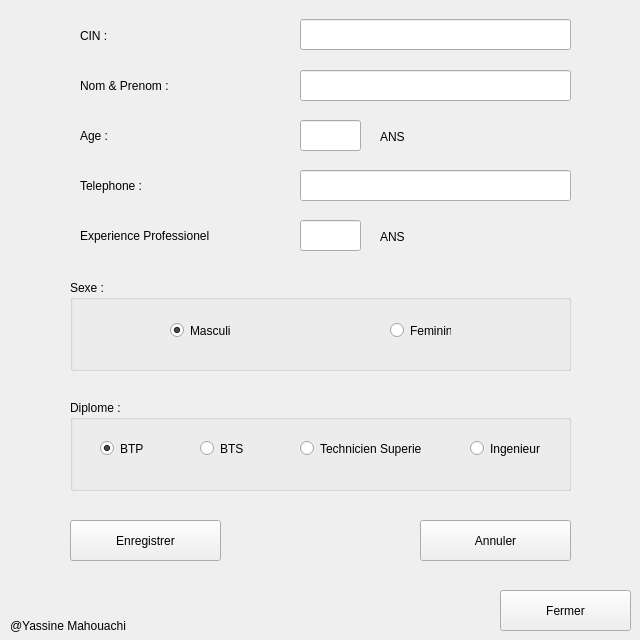
<?xml version="1.0" encoding="UTF-8"?>
<ui version="4.0">
 <class>MainWindow</class>
 <widget class="QMainWindow" name="MainWindow">
  <property name="geometry">
   <rect>
    <x>0</x>
    <y>0</y>
    <width>640</width>
    <height>640</height>
   </rect>
  </property>
  <property name="minimumSize">
   <size>
    <width>640</width>
    <height>640</height>
   </size>
  </property>
  <property name="maximumSize">
   <size>
    <width>640</width>
    <height>640</height>
   </size>
  </property>
  <property name="windowTitle">
   <string>Recrutement</string>
  </property>
  <widget class="QWidget" name="centralwidget">
   <widget class="QPushButton" name="save">
    <property name="geometry">
     <rect>
      <x>70</x>
      <y>520</y>
      <width>151</width>
      <height>41</height>
     </rect>
    </property>
    <property name="cursor">
     <cursorShape>PointingHandCursor</cursorShape>
    </property>
    <property name="text">
     <string>Enregistrer</string>
    </property>
   </widget>
   <widget class="QPushButton" name="reset">
    <property name="geometry">
     <rect>
      <x>420</x>
      <y>520</y>
      <width>151</width>
      <height>41</height>
     </rect>
    </property>
    <property name="cursor">
     <cursorShape>PointingHandCursor</cursorShape>
    </property>
    <property name="text">
     <string>Annuler</string>
    </property>
   </widget>
   <widget class="QPushButton" name="close">
    <property name="geometry">
     <rect>
      <x>500</x>
      <y>590</y>
      <width>131</width>
      <height>41</height>
     </rect>
    </property>
    <property name="cursor">
     <cursorShape>PointingHandCursor</cursorShape>
    </property>
    <property name="text">
     <string>Fermer</string>
    </property>
   </widget>
   <widget class="QLabel" name="label">
    <property name="geometry">
     <rect>
      <x>80</x>
      <y>10</y>
      <width>51</width>
      <height>51</height>
     </rect>
    </property>
    <property name="text">
     <string>CIN : </string>
    </property>
   </widget>
   <widget class="QLabel" name="label_2">
    <property name="geometry">
     <rect>
      <x>80</x>
      <y>60</y>
      <width>91</width>
      <height>51</height>
     </rect>
    </property>
    <property name="text">
     <string>Nom &amp; Prenom : </string>
    </property>
   </widget>
   <widget class="QLabel" name="label_3">
    <property name="geometry">
     <rect>
      <x>80</x>
      <y>110</y>
      <width>41</width>
      <height>51</height>
     </rect>
    </property>
    <property name="text">
     <string>Age :</string>
    </property>
   </widget>
   <widget class="QLabel" name="label_4">
    <property name="geometry">
     <rect>
      <x>80</x>
      <y>160</y>
      <width>81</width>
      <height>51</height>
     </rect>
    </property>
    <property name="text">
     <string>Telephone : </string>
    </property>
   </widget>
   <widget class="QLabel" name="label_5">
    <property name="geometry">
     <rect>
      <x>80</x>
      <y>210</y>
      <width>131</width>
      <height>51</height>
     </rect>
    </property>
    <property name="text">
     <string>Experience Professionel : </string>
    </property>
   </widget>
   <widget class="QGroupBox" name="sexe">
    <property name="geometry">
     <rect>
      <x>70</x>
      <y>280</y>
      <width>501</width>
      <height>91</height>
     </rect>
    </property>
    <property name="title">
     <string>Sexe :</string>
    </property>
    <widget class="QRadioButton" name="mas">
     <property name="geometry">
      <rect>
       <x>100</x>
       <y>30</y>
       <width>61</width>
       <height>41</height>
      </rect>
     </property>
     <property name="text">
      <string>Masculin</string>
     </property>
     <property name="checked">
      <bool>true</bool>
     </property>
    </widget>
    <widget class="QRadioButton" name="fem">
     <property name="geometry">
      <rect>
       <x>320</x>
       <y>30</y>
       <width>61</width>
       <height>41</height>
      </rect>
     </property>
     <property name="text">
      <string>Feminin</string>
     </property>
    </widget>
   </widget>
   <widget class="QGroupBox" name="diplome">
    <property name="geometry">
     <rect>
      <x>70</x>
      <y>400</y>
      <width>501</width>
      <height>91</height>
     </rect>
    </property>
    <property name="title">
     <string>Diplome :</string>
    </property>
    <widget class="QRadioButton" name="btp">
     <property name="geometry">
      <rect>
       <x>30</x>
       <y>40</y>
       <width>51</width>
       <height>17</height>
      </rect>
     </property>
     <property name="text">
      <string>BTP</string>
     </property>
     <property name="checked">
      <bool>true</bool>
     </property>
    </widget>
    <widget class="QRadioButton" name="bts">
     <property name="geometry">
      <rect>
       <x>130</x>
       <y>40</y>
       <width>51</width>
       <height>17</height>
      </rect>
     </property>
     <property name="text">
      <string>BTS</string>
     </property>
    </widget>
    <widget class="QRadioButton" name="tec">
     <property name="geometry">
      <rect>
       <x>230</x>
       <y>40</y>
       <width>121</width>
       <height>17</height>
      </rect>
     </property>
     <property name="text">
      <string>Technicien Superieur</string>
     </property>
    </widget>
    <widget class="QRadioButton" name="ing">
     <property name="geometry">
      <rect>
       <x>400</x>
       <y>40</y>
       <width>82</width>
       <height>17</height>
      </rect>
     </property>
     <property name="text">
      <string>Ingenieur</string>
     </property>
    </widget>
   </widget>
   <widget class="QLabel" name="label_6">
    <property name="geometry">
     <rect>
      <x>380</x>
      <y>230</y>
      <width>47</width>
      <height>13</height>
     </rect>
    </property>
    <property name="text">
     <string>ANS</string>
    </property>
   </widget>
   <widget class="QLineEdit" name="cin">
    <property name="geometry">
     <rect>
      <x>300</x>
      <y>19</y>
      <width>271</width>
      <height>31</height>
     </rect>
    </property>
   </widget>
   <widget class="QLineEdit" name="np">
    <property name="geometry">
     <rect>
      <x>300</x>
      <y>70</y>
      <width>271</width>
      <height>31</height>
     </rect>
    </property>
   </widget>
   <widget class="QLineEdit" name="age">
    <property name="geometry">
     <rect>
      <x>300</x>
      <y>120</y>
      <width>61</width>
      <height>31</height>
     </rect>
    </property>
   </widget>
   <widget class="QLineEdit" name="tel">
    <property name="geometry">
     <rect>
      <x>300</x>
      <y>170</y>
      <width>271</width>
      <height>31</height>
     </rect>
    </property>
   </widget>
   <widget class="QLineEdit" name="xp">
    <property name="geometry">
     <rect>
      <x>300</x>
      <y>220</y>
      <width>61</width>
      <height>31</height>
     </rect>
    </property>
   </widget>
   <widget class="QLabel" name="label_7">
    <property name="geometry">
     <rect>
      <x>380</x>
      <y>130</y>
      <width>47</width>
      <height>13</height>
     </rect>
    </property>
    <property name="text">
     <string>ANS</string>
    </property>
   </widget>
   <widget class="QLabel" name="label_8">
    <property name="geometry">
     <rect>
      <x>10</x>
      <y>600</y>
      <width>131</width>
      <height>51</height>
     </rect>
    </property>
    <property name="text">
     <string>@Yassine Mahouachi</string>
    </property>
   </widget>
  </widget>
 </widget>
 <resources/>
 <connections/>
</ui>
